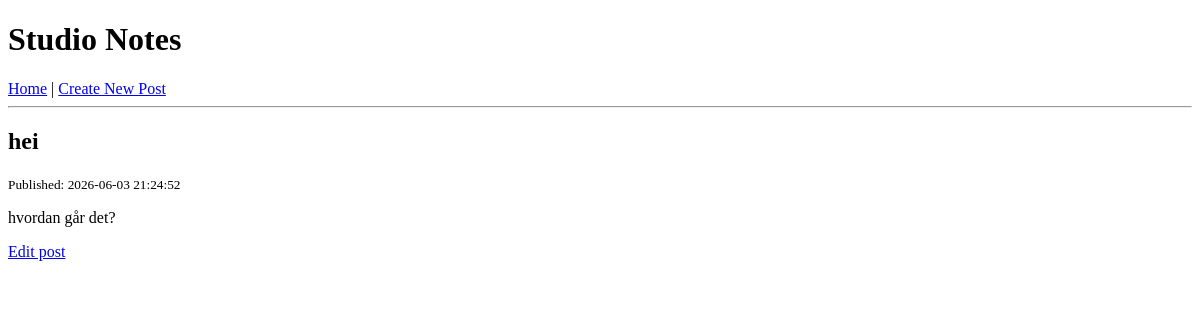
/posts/3, run on an earlier commit of the app's database.
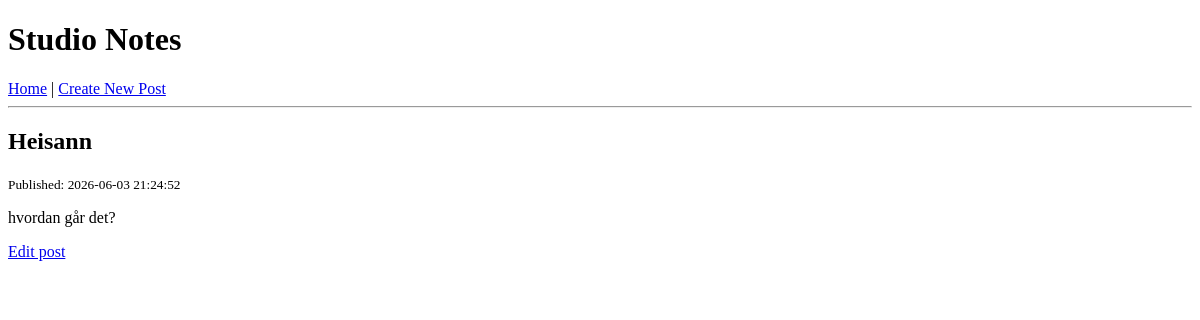
And on a later commit of the database.
### tables this page shows
CREATE TABLE posts (
    id INTEGER PRIMARY KEY AUTOINCREMENT,
    title TEXT NOT NULL,
    body TEXT NOT NULL,
    created_at TEXT NOT NULL DEFAULT CURRENT_TIMESTAMP,
    updated_at TEXT
);

### app.py (the view)
@app.route("/posts/<int:post_id>")
def show_post(post_id):
    post = database.get_post(post_id)
    return render_template("post.html", post=post)

### database.py (called while the page is built)
def get_db_connection():
    connection = sqlite3.connect(DATABASE)
    connection.row_factory = sqlite3.Row
    return connection

def get_post(post_id):
    connection = get_db_connection()
    post = connection.execute(
        "SELECT * FROM posts WHERE id = ?",
        (post_id,)
    ).fetchone()
    connection.close()
    return post

### templates/post.html
{% extends "layout.html" %}
{% block content %}
{% if post %}
    <article>
        <h2>{{ post.title }}</h2>
        <p><small>Published: {{ post.created_at }}</small></p>
        <p>{{ post.body }}</p>
        <p>
            <a href="/posts/{{ post.id }}/edit">Edit post</a>
        </p>
    </article>
{% else %}
    <p>Post not found.</p>
{% endif %}
{% endblock %}

What changed in the data, as far as the page shows it:
changed posts "hvordan går det?": title "hei" → "Heisann"
